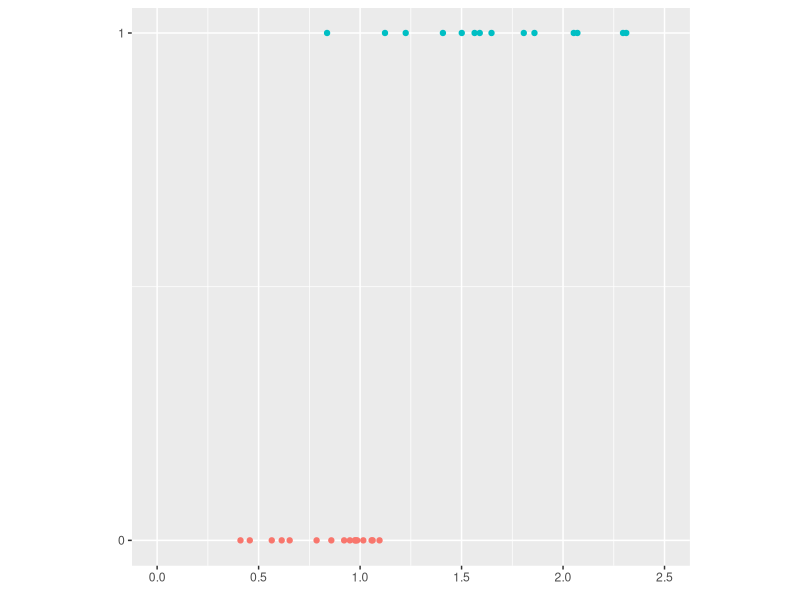
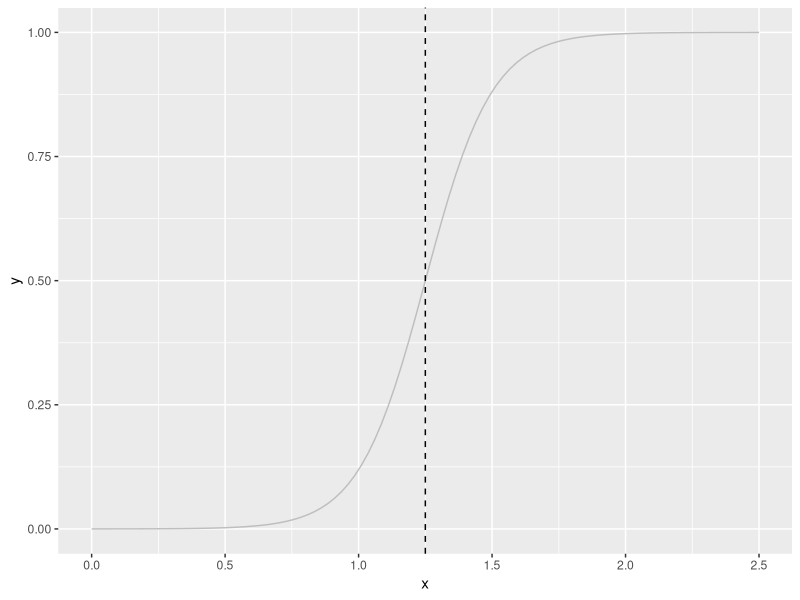

Write the R code that produced these figures, in order.
## chapter6.R
## Machine-Learning-with-T
## Nakano Keisuke

# 準備
library(tidyverse)


# リスト 6-1-(1)
## %matplotlib inline
## import numpy as np
## import matplotlib.pyplot as plt
NULL

## # データ生成 ----------
## np.random.seed(seed=0)             # 乱数を固定
set.seed(0)
## X_min, X_max = 0, 2.5              # x の上限と下限（表示用）
X_min <- 0; X_max <- 2.5
## N = 30                             # データ数
N <- 30
## col = ["cornflowerblue", "gray"]   # クラス0と1の表示色
col <- c('cornflowerblue', 'gray')
## X = np.zeros(N)                    # 空のXを準備
X <- rep(NA, times = N)
## T = np.zeros(N, dtype=np.uint8)    # 空のTを準備
t <- rep(NA, times = N)
## prm_s = [0.4, 0.8]                 # クラス0と1の分布の開始地点
prm_s <- c(0.4, 0.8)
## prm_w = [0.8, 1.6]                 # クラス0と1の分布の幅
prm_w = c(0.8, 1.6)
## prm_pi = 0.5                       # クラス0の全体に対する比率
prm_pi <- 0.5
## for n in range(N):
##   r = np.random.rand()
##   T[n] = 0 * (r < prm_pi) + 1 * (r >= prm_pi)          # (A)
##   X[n] = prm_s[T[n]] + np.random.rand() * prm_w[T[n]]  # (B)
for (n in 1:N) {
  r <- runif(1)
  t[n] <- 0 * (r < prm_pi) + 1 * (r >= prm_pi)
  X[n] <- prm_s[t[n] + 1] + runif(1) * prm_w[t[n] + 1]
}
# データ表示
## print("X =", np.round(X, 2))
cat('X =', round(X, 2))
## print("T =", T)
cat('T =', t)


# リスト 6-1-(2)
## # データ分布表示 ----------
## def show_data1d(x, t):
##   for k in range(2):  # (A) k=0、1 のループ
##     plt.plot(       # (B) 分布を表示
##       x[t == k], t[t == k], col[k],
##       alpha=0.5, linestyle="none", marker="o",
##     )
##   plt.xticks(np.arange(0, 3, 0.5))
##   plt.yticks([0, 1])
##   plt.xlim(X_min, X_max)
##   plt.ylim(-0.5, 1.5)
show_data1d <- function(x, t) {
  df <- tibble(x = x, t = t)
  p <- ggplot() +
    geom_point(aes(x = x, y = t,
                   color = as.factor(t))) +
    labs(x = element_blank(), y = element_blank()) +
    xlim(X_min, X_max) + ylim(0, 1) +
    coord_fixed(ratio = abs(X_min - X_max) / 1) +
    scale_y_continuous(breaks = c(0, 1),
                       labels = c(0, 1)) +
    theme(legend.position = 'none')
  return(p)
}

## # メイン ----------
## fig = plt.figure(ﬁgsize=(3, 3))
## show_data1d(X, T)
## plt.grid()
## plt.show()
show_data1d(X, t)


# リスト 6-1-(3)
## # ロジスティック回帰モデル ----------
## def logistic(x, w):
##   y = 1 / (1 + np.exp(-(w[0] * x + w[1])))  # 式6-10
##   return y
logistic <- function(x, w) {
  y <- 1 / (1 + exp(-(w[1] * x + w[2])))
  return(y)
}


# リスト 6-1-(4)
## # ロジスティック回帰モデルの表示 ----------
## def show_logistic(w):
##   x = np.linspace(X_min, X_max, 100)
##   y = logistic(x, w)
##   plt.plot(x, y, "gray", linewidth=4)
##   # 決定境界
##   i = np.min(np.where(y > 0.5))     # (A)
##   boundary = (x[i - 1] + x[i]) / 2  # (B)
##   plt.plot([boundary, boundary], [-0.5, 1.5], "black", linestyle="--")
##   return boundary
show_logistic <- function(w) {
  x <- seq(X_min, X_max, length.out = 100)
  y <- logistic(x, w)
  df <- tibble(x = x, y = y) |>
    mutate(id = 1:n())
  p <- df |>
    ggplot() +
    geom_line(aes(x = x, y = y),
              color = 'gray')
  i <- df |>
    filter(y > 0.5) |>
    filter(y == min(y))
  boundary <- (x[i$id - 1] + x[i$id]) / 2
  p <- p +
    geom_vline(xintercept = boundary, linetype = 'dashed')
  return(list(p = p, boundry = boundary))
}

## # テスト ----------
## w = np.array([8, -10])
w <- c(8, -10)
## b = show_logistic(w)
b <- show_logistic(w)
## ## print(f'decision boundary = {b}')
cat('dicision boundary =', b$boundry)
## ## plt.grid()
## ## plt.show()
plot(b$p)


# リスト 6-1-(5)
## # 平均交差エントロピー誤差 ----------
## def cee_logistic(w, x, t):
##   y = logistic(x, w)
##   # 式6-16の計算
##   cee = 0
##   for n in range(len(y)):
##     cee = cee - (t[n] * np.log(y[n]) + (1 - t[n]) * np.log(1 - y[n]))
##   cee = cee / N
##   return cee
cee_logistic <- function(w, x, t) {
  y <- logistic(x, w)
  cee <- 0
  for (n in 1:length(y)) {
    cee <- cee - (t[n] * log(y[n]) + (1 - t[n]) * log(1 - y[n]))
  }
  cee <- cee / N
  return(cee)
}

## # テスト ----------
## w = np.array([1, 1])
w <- c(1, 1)
## cee = cee_logistic(w, X, T)
cee <- cee_logistic(w, X, t)
## print(f"CEE = {cee:.6f}")
cat('CEE =', round(cee, 6))
